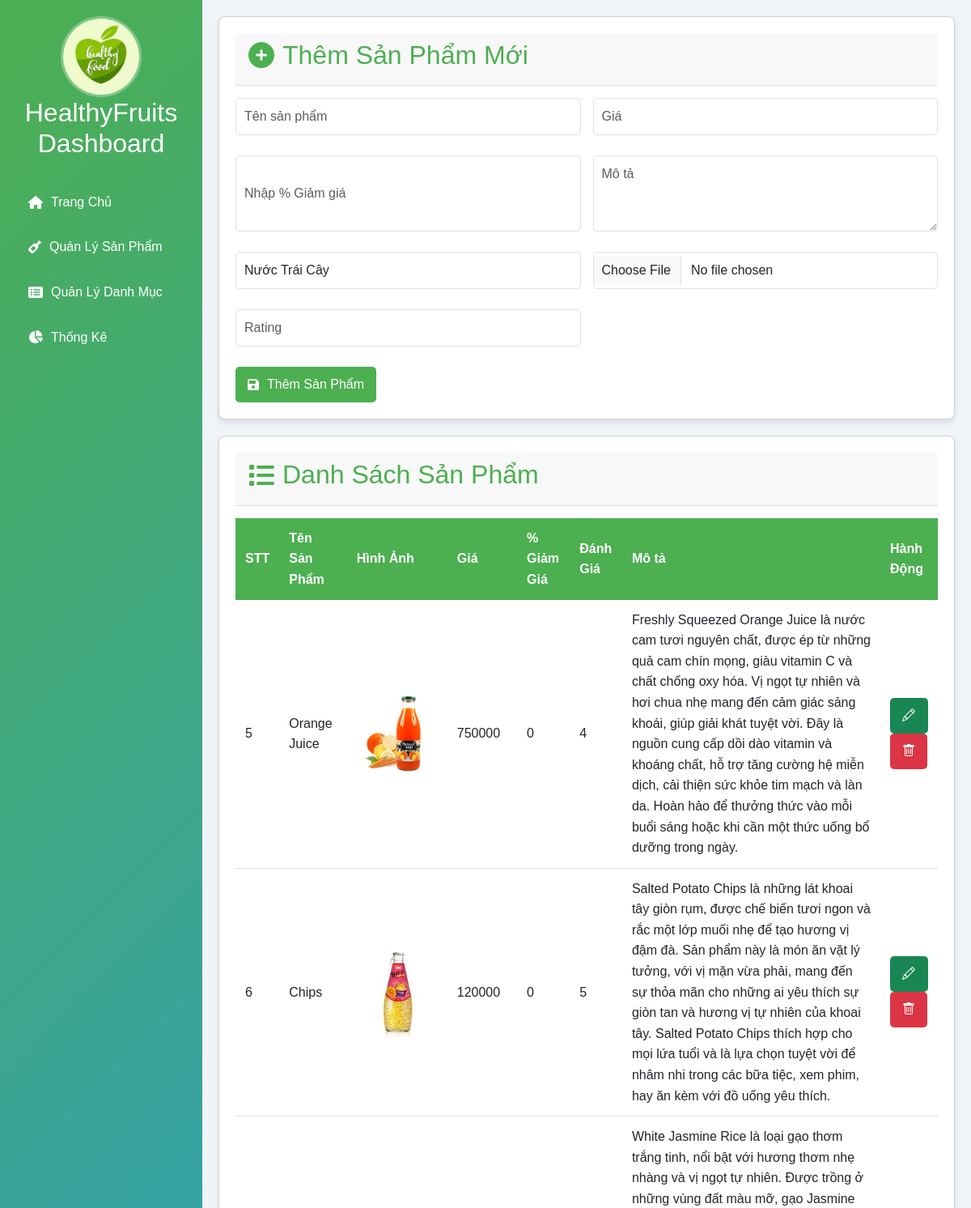
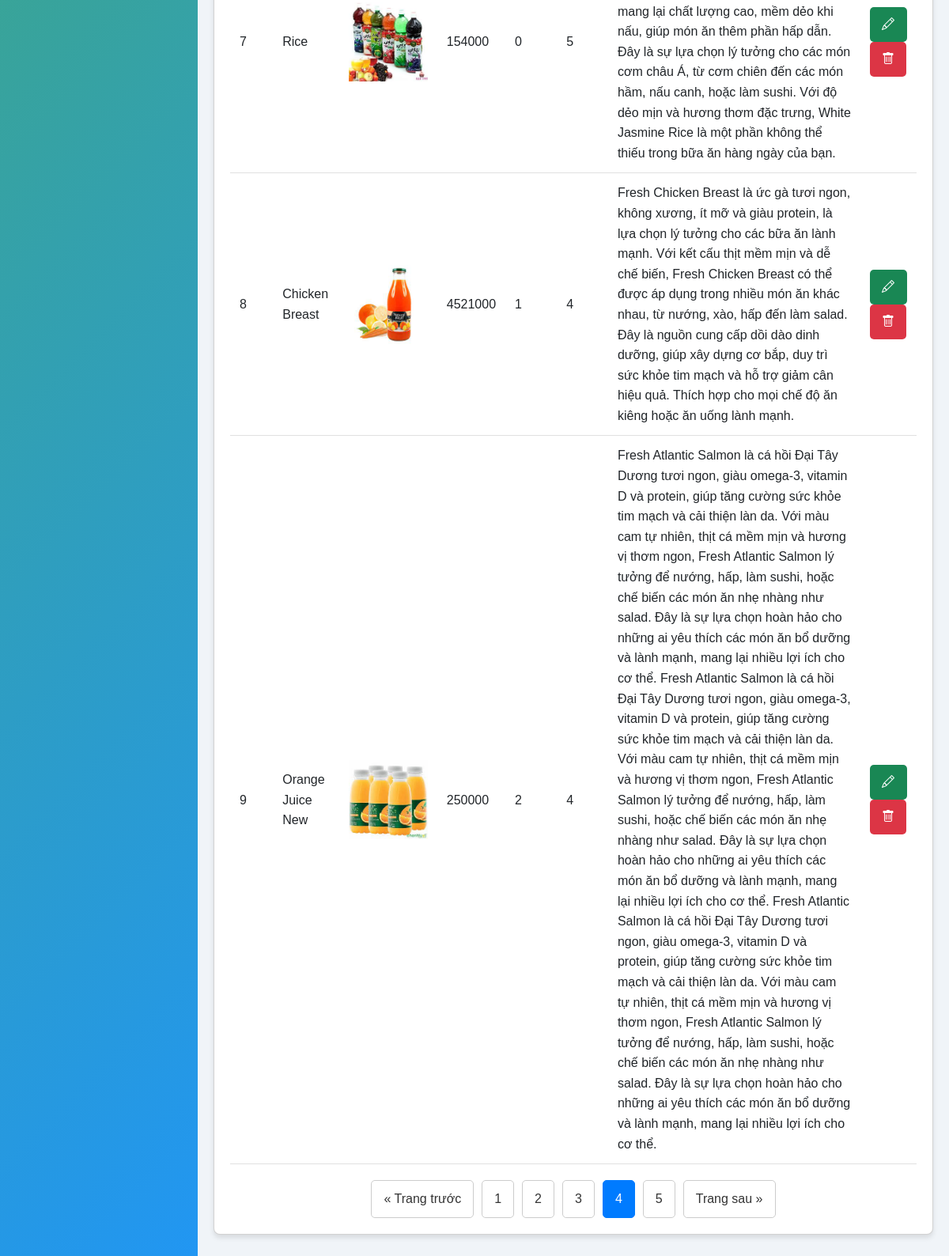
The page /dashboard.php?page=4 (signed in) on the database its author committed (2 pictures, top to bottom).
### tables this page shows
CREATE TABLE IF NOT EXISTS `products` (
  `id` int NOT NULL AUTO_INCREMENT,
  `name` varchar(191) NOT NULL,
  `description` text,
  `price` double(10,2) NOT NULL,
  `discount` int DEFAULT '0',
  `category_id` int DEFAULT NULL,
  `image` varchar(191) DEFAULT NULL,
  `rating` int NOT NULL,
  `created_at` datetime DEFAULT CURRENT_TIMESTAMP,
  `updated_at` datetime DEFAULT CURRENT_TIMESTAMP ON UPDATE CURRENT_TIMESTAMP,
  PRIMARY KEY (`id`),
  KEY `category_id` (`category_id`)
);

### app/models/Category.php (called while the page is built, shortened)
<?php
require_once 'Database.php';
    class Category extends Database{
            public function getAllCatogories()
            {
                $sql=parent::$connection->prepare('SELECT * FROM categories');
                return parent::select($sql);
            }
    }
?>

### app/models/Database.php (called while the page is built, shortened)
<?php
    class Database {
        public function select ($sql)
        {
            $sql->execute();
            $item=$sql->get_result()->fetch_all(MYSQLI_ASSOC);
            return $item;
        }
    }
?>

### app/models/Product.php (called while the page is built, shortened)
<?php
require_once 'Database.php';
class Product extends Database
{
    public function getNewProductDashboard()
{
    $sql = parent::$connection->prepare('SELECT * FROM products ORDER BY created_at DESC');
    return parent::select($sql);
}
    public function countAllProducts()
    {
        $stmt = parent::$connection->prepare("SELECT COUNT(*) as total FROM products");
        $stmt->execute();
        $result = $stmt->get_result();
        $row = $result->fetch_assoc();
        return $row['total'];
    }
    public function getAllProductPaginated($offset, $limit)
    {
        $stmt = parent::$connection->prepare("
        SELECT *
        FROM products ORDER BY created_at DESC
        LIMIT ? OFFSET ?
    ");
        $stmt->bind_param("ii", $limit, $offset);
        $stmt->execute();
        $result = $stmt->get_result();
        return $result->fetch_all(MYSQLI_ASSOC);
    }
}

### dashboard.php (the view, shortened to what this page needs)
<?php
require_once 'config/database.php';
require_once 'app/models/Product.php';
require_once 'app/models/Category.php';
$productModel = new Product();
$products = $productModel->getNewProductDashboard();
$categoryModel = new Category();
$category = $categoryModel->getAllCatogories();
$perPage = 5;
$currentPage = isset($_GET['page']) ? (int)$_GET['page'] : 1;
$offset = ($currentPage - 1) * $perPage;
$productModel = new Product();
$products = $productModel->getAllProductPaginated($offset, $perPage);
$totalProducts = $productModel->countAllProducts();
$totalPages = ceil($totalProducts / $perPage);
$data = [
    'products' => $products,
    'currentPage' => $currentPage,
    'totalPages' => $totalPages,
    'totalProducts' => $totalProducts,
    'perPage' => $perPage
];
?>
<!DOCTYPE html>
<html lang="vi">
<head>
    <link href="https://cdnjs.cloudflare.com/ajax/libs/font-awesome/6.0.0-beta3/css/all.min.css" rel="stylesheet">
    <link href="https://cdn.jsdelivr.net/npm/bootstrap-icons@1.5.0/font/bootstrap-icons.css" rel="stylesheet" />
    <link href="https://cdn.jsdelivr.net/npm/bootstrap@5.3.2/dist/css/bootstrap.min.css" rel="stylesheet">
</head>
<body>
    <div class="dashboard-container">
        <div class="sidebar">
            <div class="sidebar-logo">
                <img src="public/images/heallthyfood.jpg" alt="Fruit Juice Logo">
                <h2>HealthyFruits Dashboard</h2>
            </div>
            <ul class="sidebar-menu">
                  <li>
                  <button onclick="window.location.href='index.php'">
                        <i class="fas fa-home"></i> Trang Chủ
                    </button>
                </li>
                <li>
                    <button onclick="showSection('products')">
                        <i class="fas fa-wine-bottle"></i> Quản Lý Sản Phẩm
                    </button>
                </li>
                <li>
                    <button onclick="showSection('categories')">
                        <i class="fas fa-list-alt"></i> Quản Lý Danh Mục
                    </button>
                </li>
                <li>
                    <button onclick="showSection('analytics')">
                        <i class="fas fa-chart-pie"></i> Thống Kê
                    </button>
                </li>
            </ul>
        </div>
        <div class="main-content">
            <div id="products-section" class="section">
                <div class="card">
                    <div class="card-header">
                        <h2><i class="fas fa-plus-circle"></i> Thêm Sản Phẩm Mới</h2>
                    </div>
                    <form id="product-form" class="form-grid" method="post" enctype="multipart/form-data">
                        <input type="text" name="name" class="form-control" placeholder="Tên sản phẩm" required>
                        <input type="text"name="price" class="form-control" placeholder="Giá" required>
                        <input type="number" name ="discount" class="form-control" placeholder="Nhập % Giảm giá" required>
                        <textarea class="form-control" id="description" name="description" rows="3" placeholder="Mô tả" required></textarea>
                        <select class="form-control" required name="id" id="category_id">
                             <?php  foreach($category as $ca) :?>
                                <option value="<?php echo $ca['id']?>">
                                        <?php echo $ca['name']?>
                                </option>
                                <?php  endforeach ?>
                        </select>
                        <input type="file" class="form-control" id="image" name="image" require>
                        <input type="number" class="form-control" id="rating" name="rating" require placeholder="Rating" >
                        <div style="grid-column: span 2;">
                            <button type="submit" class="btn btn-primary" name="add_product">
                                <i class="fas fa-save"></i> Thêm Sản Phẩm
                            </button>
                        </div>
                    </form>
                </div>
                <div class="card">
                    <div class="card-header">
                        <h2><i class="fas fa-list"></i> Danh Sách Sản Phẩm</h2>
                    </div>
                    <div class="table-responsive">
                        <table>
                            <thead>
                                <tr>
                                    <th>STT</th>
                                    <th>Tên Sản Phẩm</th>
                                    <th>Hình Ảnh</th>
                                    <th>Giá</th>
                                    <th>% Giảm Giá</th>
                                    <th>Đánh Giá</th>
                                    <th>Mô tả</th>
                                    <th>Hành Động</th>
                                </tr>
                            </thead>
                            <tbody>
                            <?php
                                    foreach($products as $pr):?>
                                 <tr>
                                    <td><?php echo $pr['id']?></td>
                                    <td><?php echo $pr['name'] ?></td>
                                    <?php
                                        $imageName = $pr['image'];
                                        $imagePath = 'public/images/' . $imageName;
                                        ?>
                                    <td> <img src="<?php echo htmlspecialchars($imagePath); ?>" width="100px" alt="Product Image"></td>
                                    <td><?php echo $pr['price']?></td>
                                    <td><?php echo $pr['discount']?></td>
                                    <td><?php echo $pr['rating']?></td>
                                    <td><?php echo $pr['description'] ?></td>
                                 <td>  <a href="#"
                                    onclick="openEditModal(
                                         '<?php echo $pr['id']; ?>',
                                            '<?php echo $pr['name']; ?>',
                                            '<?php echo $pr['price']; ?>',
                                            '<?php echo $pr['category_id']; ?>',
                                            '<?php echo htmlspecialchars($pr['description']); ?>',
                                            '<?php echo $pr['image']; ?>',
                                             '<?php echo $pr['rating']; ?>'
                                        )"
                                    class="btn btn-success"
                                    data-toggle="modal"
                                    data-target="#editProductModal">
                                        <i class="bi bi-pencil"></i>
                                    </a>
                                    <form method="post" style="display:inline;" action="dashboard.php">
                                        <button type="submit"
                                                name="delete"
                                                class="btn btn-danger btn-action"
                                                onclick="return confirm('Bạn có chắc chắn xóa sản phẩm này không')">
                                            <i class="bi bi-trash"></i>
                                        </button>
                                    </form></td>
                             </tr>
                        <?php endforeach ?>
                            </tbody>
                        </table>
                          <div class="pagination">
                                    <?php if ($data['currentPage'] > 1): ?>
                                        <a href="?page=<?php echo $data['currentPage'] - 1; ?>">&laquo; Trang trước</a>
                                    <?php endif; ?>
                                    <?php for ($i = 1; $i <= $data['totalPages']; $i++): ?>
                                        <a href="?page=<?php echo $i; ?>"
                                        class="<?php echo $i === $data['currentPage'] ? 'active' : ''; ?>">
                                            <?php echo $i; ?>
                                        </a>
                                    <?php endfor; ?>
                                    <?php if ($data['currentPage'] < $data['totalPages']): ?>
                                        <a href="?page=<?php echo $data['currentPage'] + 1; ?>">Trang sau &raquo;</a>
                                    <?php endif; ?>
                             </div>
                    </div>
                </div>
            </div>
        </div>
    </div>
</body>
</html>

### dashboard.php (style rules this page uses)
:root { --primary-color: #4CAF50; --secondary-color: #2196F3; --background-color: #f0f4f8; --card-background: #ffffff; --text-primary: #333; --text-secondary: #666; --border-color: #e0e0e0; }
* { margin: 0; padding: 0; box-sizing: border-box; }
body { font-family: 'Arial', sans-serif; background-color: var(--background-color); color: var(--text-primary); line-height: 1.6; }
.dashboard-container { display: grid; grid-template-columns: 250px 1fr; min-height: 100vh; }
.sidebar { background: linear-gradient(135deg, var(--primary-color), var(--secondary-color)); padding: 20px; color: white; }
.sidebar-logo { text-align: center; margin-bottom: 30px; }
.sidebar-logo img { width: 100px; height: 100px; border-radius: 50%; object-fit: cover; border: 3px solid rgba(255,255,255,0.3); }
.sidebar-menu { list-style: none; padding: 0; }
.sidebar-menu li { margin-bottom: 10px; }
.sidebar-menu button { width: 100%; text-align: left; background: transparent; border: none; color: white; padding: 10px 15px; border-radius: 5px; cursor: pointer; transition: background-color 0.3s ease; display: flex; align-items: center; gap: 10px; }
.main-content { padding: 20px; background-color: var(--background-color); overflow-y: auto; }
.card { background-color: var(--card-background); border-radius: 8px; box-shadow: 0 4px 6px rgba(0,0,0,0.1); padding: 20px; margin-bottom: 20px; }
.card-header { display: flex; justify-content: space-between; align-items: center; border-bottom: 1px solid var(--border-color); padding-bottom: 10px; margin-bottom: 15px; }
.card-header h2 { display: flex; align-items: center; gap: 10px; color: var(--primary-color); }
.form-grid { display: grid; grid-template-columns: 1fr 1fr; gap: 15px; }
.form-control { width: 100%; padding: 10px; border: 1px solid var(--border-color); border-radius: 5px; margin-bottom: 10px; }
.btn { padding: 10px 15px; border: none; border-radius: 5px; cursor: pointer; display: flex; align-items: center; gap: 10px; }
.btn-primary { background-color: var(--primary-color); color: white; }
.table-responsive { overflow-x: auto; }
table { width: 100%; border-collapse: collapse; }
table th { background-color: var(--primary-color); color: white; padding: 12px; text-align: left; }
table td { padding: 12px; border-bottom: 1px solid var(--border-color); }
.pagination { display: flex; justify-content: center; margin-top: 20px; }
.pagination a { margin: 0 5px; padding: 10px 15px; border: 1px solid #ccc; text-decoration: none; color: #333; border-radius: 5px; }
.pagination a.active { background-color: #007bff; color: white; border-color: #007bff; }

### rows shown on the page
products: id "5", name "Orange Juice", image (picture), price "750000", discount "0", rating "4", description "Freshly Squeezed Orange Juice là nước cam tươi nguyên chất, được ép từ những quả cam chín mọng, giàu vitamin C và chất chống oxy hóa. Vị ngọt tự nhiên và hơi chua nhẹ mang đến cảm giác sảng khoái, giúp giải khát tuyệt vời. Đây là nguồn cung cấp dồi dào vitamin và khoáng chất, hỗ trợ tăng cường hệ miễn dịch, cải thiện sức khỏe tim mạch và làn da. Hoàn hảo để thưởng thức vào mỗi buổi sáng hoặc khi cần một thức uống bổ dưỡng trong ngày."
products: id "6", name "Chips", image (picture), price "120000", discount "0", rating "5", description "Salted Potato Chips là những lát khoai tây giòn rụm, được chế biến tươi ngon và rắc một lớp muối nhẹ để tạo hương vị đậm đà. Sản phẩm này là món ăn vặt lý tưởng, với vị mặn vừa phải, mang đến sự thỏa mãn cho những ai yêu thích sự giòn tan và hương vị tự nhiên của khoai tây. Salted Potato Chips thích hợp cho mọi lứa tuổi và là lựa chọn tuyệt vời để nhâm nhi trong các bữa tiệc, xem phim, hay ăn kèm với đồ uống yêu thích."
products: id "7", name "Rice", image (picture), price "154000", discount "0", rating "5", description "White Jasmine Rice là loại gạo thơm trắng tinh, nổi bật với hương thơm nhẹ nhàng và vị ngọt tự nhiên. Được trồng ở những vùng đất màu mỡ, gạo Jasmine mang lại chất lượng cao, mềm dẻo khi nấu, giúp món ăn thêm phần hấp dẫn. Đây là sự lựa chọn lý tưởng cho các món cơm châu Á, từ cơm chiên đến các món hầm, nấu canh, hoặc làm sushi. Với độ dẻo mịn và hương thơm đặc trưng, White Jasmine Rice là một phần không thể thiếu trong bữa ăn hàng ngày của bạn."
products: id "8", name "Chicken Breast", image (picture), price "4521000", discount "1", rating "4", description "Fresh Chicken Breast là ức gà tươi ngon, không xương, ít mỡ và giàu protein, là lựa chọn lý tưởng cho các bữa ăn lành mạnh. Với kết cấu thịt mềm mịn và dễ chế biến, Fresh Chicken Breast có thể được áp dụng trong nhiều món ăn khác nhau, từ nướng, xào, hấp đến làm salad. Đây là nguồn cung cấp dồi dào dinh dưỡng, giúp xây dựng cơ bắp, duy trì sức khỏe tim mạch và hỗ trợ giảm cân hiệu quả. Thích hợp cho mọi chế độ ăn kiêng hoặc ăn uống lành mạnh."
products: id "9", name "Orange Juice New", image (picture), price "250000", discount "2", rating "4", description "Fresh Atlantic Salmon là cá hồi Đại Tây Dương tươi ngon, giàu omega-3, vitamin D và protein, giúp tăng cường sức khỏe tim mạch và cải thiện làn da. Với màu cam tự nhiên, thịt cá mềm mịn và hương vị thơm ngon, Fresh Atlantic Salmon lý tưởng để nướng, hấp, làm sushi, hoặc chế biến các món ăn nhẹ nhàng như salad. Đây là sự lựa chọn hoàn hảo cho những ai yêu thích các món ăn bổ dưỡng và lành mạnh, mang lại nhiều lợi ích cho cơ thể. Fresh Atlantic Salmon là cá hồi Đại Tây Dương tươi ngon, giàu omega-3, vitamin D và protein, giúp tăng cường sức khỏe tim mạch và cải thiện làn da. Với màu cam tự nhiên, thịt cá mềm mịn và hương vị thơm ngon, Fresh Atlantic Salmon lý tưởng để nướng, hấp, làm sushi,…"

### other values the page prints
form field id "Nước Trái Cây"
